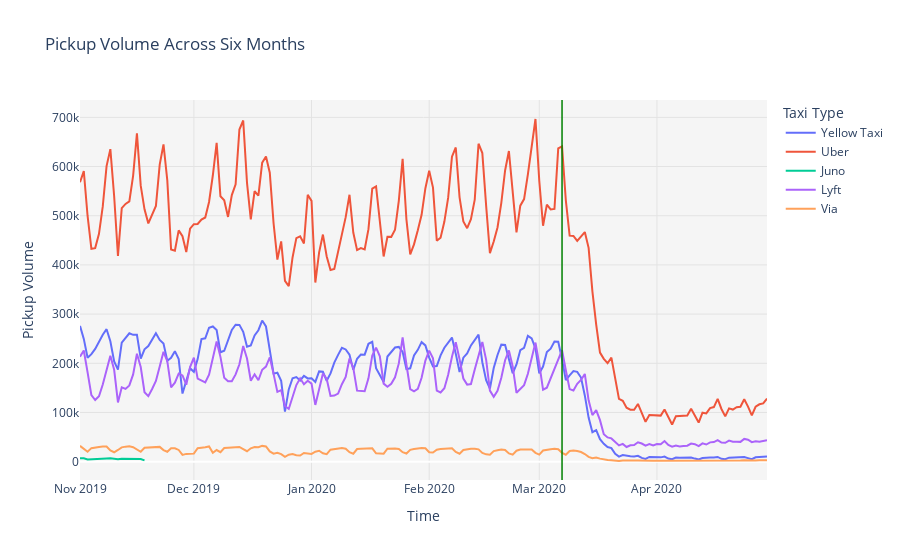

The code cell stored with this chart in its notebook:
### Code cell
fig8 = go.Figure()
fig8.add_trace(go.Scatter(x=ytrip_6months_df['date'], y=ytrip_6months_df['cnt'],mode='lines',name='Yellow Taxi'))
# fig8.add_trace(go.Scatter(x=ftrip_6months_df['date'], y=ftrip_6months_df['cnt'],mode='lines',name='FHV Taxi'))
fig8.add_trace(go.Scatter(x=ftrip_6months_Uber['date'], y=ftrip_6months_Uber['cnt'],mode='lines',name='Uber'))
fig8.add_trace(go.Scatter(x=ftrip_6months_Juno['date'], y=ftrip_6months_Juno['cnt'],mode='lines',name='Juno'))
fig8.add_trace(go.Scatter(x=ftrip_6months_Lyft['date'], y=ftrip_6months_Lyft['cnt'],mode='lines',name='Lyft'))
fig8.add_trace(go.Scatter(x=ftrip_6months_Via['date'], y=ftrip_6months_Via['cnt'],mode='lines',name='Via'))

fig8.update_layout(
    title="Pickup Volume Across Six Months",
    legend_title="Taxi Type",
    plot_bgcolor='rgba(245, 245, 245 ,10)'
    )

fig8.add_vline(x='2020-03-07', line_width=1.5, line_color="green")
fig8.update_xaxes(title_text="Time", gridcolor= 'rgb(227, 227, 227)',zerolinewidth=3, 
            zerolinecolor='rgb(125, 125, 125)')
fig8.update_yaxes(title_text="Pickup Volume", gridcolor= 'rgb(227, 227, 227)')

fig8.show()

### Figure 1 — Plotly figure (JSON) as saved in the notebook; plotly's stock layout.template omitted (floating-point values rounded to 4 significant figures; data arrays with more than 128 entries replaced by an {"elided": "..."} marker saying what was removed)
{"data": [{"mode": "lines", "name": "Yellow Taxi", "type": "scatter", "x": {"elided": "182 str values"}, "y": {"elided": "182 int values"}}, {"mode": "lines", "name": "Uber", "type": "scatter", "x": {"elided": "182 str values"}, "y": {"elided": "182 int values"}}, {"mode": "lines", "name": "Juno", "type": "scatter", "x": ["2019-11-01T00:00:00", "2019-11-02T00:00:00", "2019-11-03T00:00:00", "2019-11-04T00:00:00", "2019-11-05T00:00:00", "2019-11-06T00:00:00", "2019-11-07T00:00:00", "2019-11-08T00:00:00", "2019-11-09T00:00:00", "2019-11-10T00:00:00", "2019-11-11T00:00:00", "2019-11-12T00:00:00", "2019-11-13T00:00:00", "2019-11-14T00:00:00", "2019-11-15T00:00:00", "2019-11-16T00:00:00", "2019-11-17T00:00:00", "2019-11-18T00:00:00"], "y": [6963, 6913, 4495, 5080, 5992, 6174, 6837, 6714, 6738, 5589, 4800, 6068, 6093, 6377, 6294, 6698, 5409, 2645]}, {"mode": "lines", "name": "Lyft", "type": "scatter", "x": {"elided": "182 str values"}, "y": {"elided": "182 int values"}}, {"mode": "lines", "name": "Via", "type": "scatter", "x": {"elided": "182 str values"}, "y": {"elided": "182 int values"}}], "layout": {"legend": {"title": {"text": "Taxi Type"}}, "plot_bgcolor": "rgba(245, 245, 245 ,10)", "shapes": [{"line": {"color": "green", "width": 1.5}, "type": "line", "x0": "2020-03-07", "x1": "2020-03-07", "xref": "x", "y0": 0, "y1": 1, "yref": "y domain"}], "title": {"text": "Pickup Volume Across Six Months"}, "xaxis": {"gridcolor": "rgb(227, 227, 227)", "title": {"text": "Time"}, "zerolinecolor": "rgb(125, 125, 125)", "zerolinewidth": 3}, "yaxis": {"gridcolor": "rgb(227, 227, 227)", "title": {"text": "Pickup Volume"}}}}
